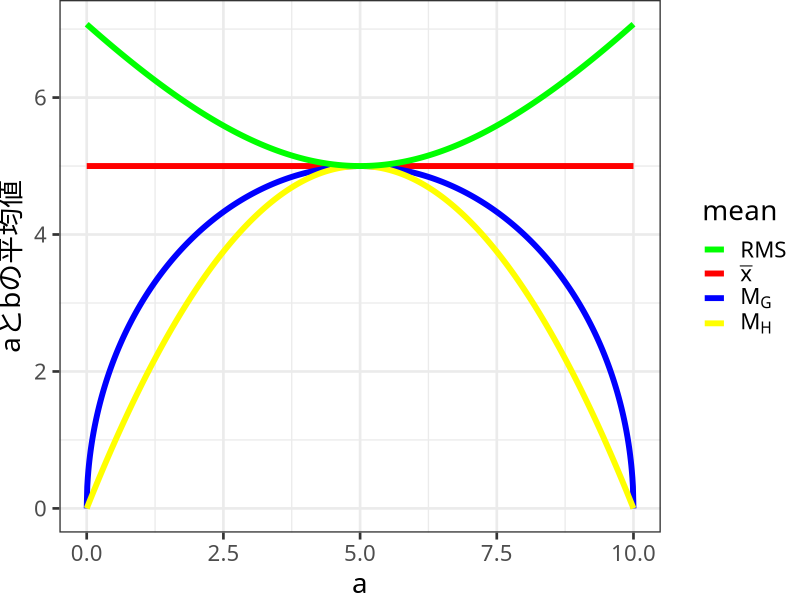

R code for this plot:
library(dplyr)
library(ggplot2)
library(tidyr)
library(here)

data.frame(
  a = seq(from=0, to = 10, length.out = 1000)
) %>% 
  add_row(a = c(0, 10)) %>% 
  mutate(b = 10 - a) %>% 
  mutate(M_A = (a + b) / 2) %>% 
  mutate(M_G = sqrt(a * b)) %>% 
  mutate(M_H = (2 * a * b) / (a + b)) %>% 
  mutate(RMS = sqrt((a^2 + b^2) / 2)) %>% 
  select(-b) %>% 
  pivot_longer(col = -a, 
               names_to = "mean", values_to = "amount") %>% 
  mutate_at(vars(mean), as.factor) %>% 
  ggplot(aes(a, amount, colour = mean)) +
  geom_line(size = 2) +
  scale_color_manual(values = c('green', 'red', 'blue', 'yellow'),
                     breaks = c('RMS', 'M_A', 'M_G', 'M_H'),
                     labels = c("RMS",
                                bquote(bar(x)), 
                                expression(M[G]), 
                                expression(M[H]))) +
  labs(y = "aとbの平均値") +
  theme_bw(base_family = "IPAexGothic",base_size = 20) +
  theme(plot.margin=grid::unit(c(0,0,0,0), "mm"))